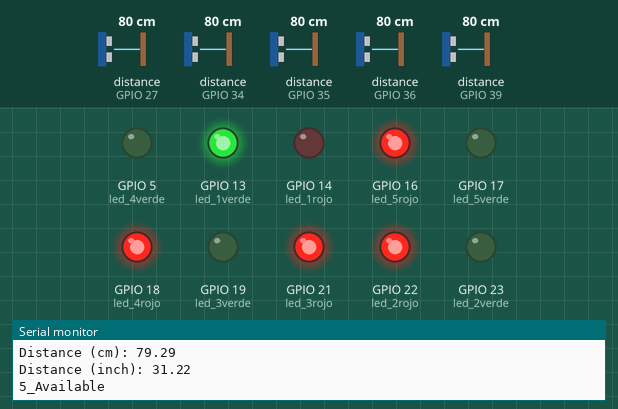
This sketch was run on a simulated ESP32. Parts: output pins drawn as LEDs (lit = HIGH), the last lines printed to the serial monitor. Wiring (inferred from the names in the program): 5 × ultrasonic range finder: trigger GPIO 12, echo GPIO 35 / trigger GPIO 25, echo GPIO 34 / trigger GPIO 26, echo GPIO 27 / trigger GPIO 32, echo GPIO 36 / trigger GPIO 33, echo GPIO 39. Inputs (shaded band) come from the test bench; at power-on: distance to the obstacle (sensors on GPIO 27, GPIO 39, GPIO 34, GPIO 35, GPIO 36) 80 cm. The echo pulse lasts 58.3 µs per cm; WiFi joins after 1.5 s; servers stay silent unless stated; pins used as bus, display or sensor lines are not drawn.

Above: at 2.7 s.
2.8 s: distance to the obstacle (sensor on GPIO 27) set to 12 cm
5.2 s: distance to the obstacle (sensor on GPIO 27) set to 9 cm
At 7.1 s:
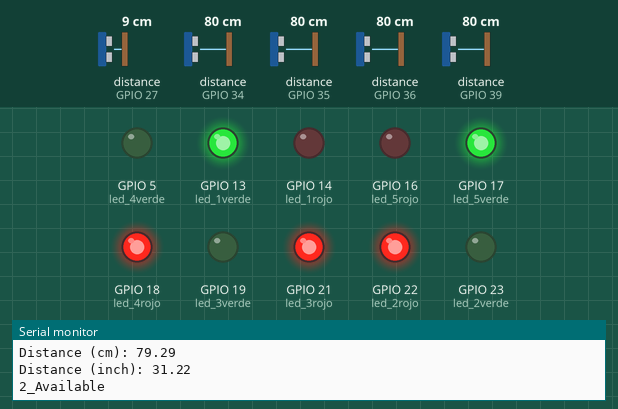
7.6 s: distance to the obstacle (sensor on GPIO 39) set to 12 cm
10.0 s: distance to the obstacle (sensor on GPIO 39) set to 9 cm
At 11.8 s:
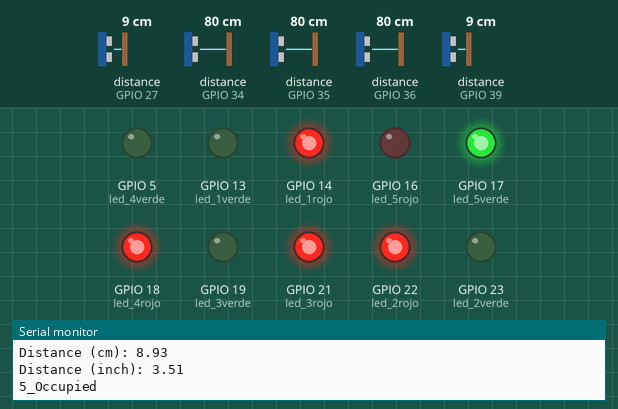
12.4 s: distance to the obstacle (sensor on GPIO 34) set to 12 cm
14.8 s: distance to the obstacle (sensor on GPIO 34) set to 9 cm
At 17.6 s:
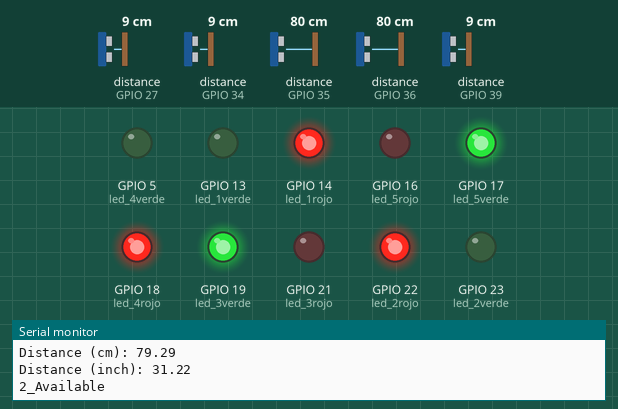
Timing chart, 0 to 18.6 s (numbered marks = the images above; inputs shaded):
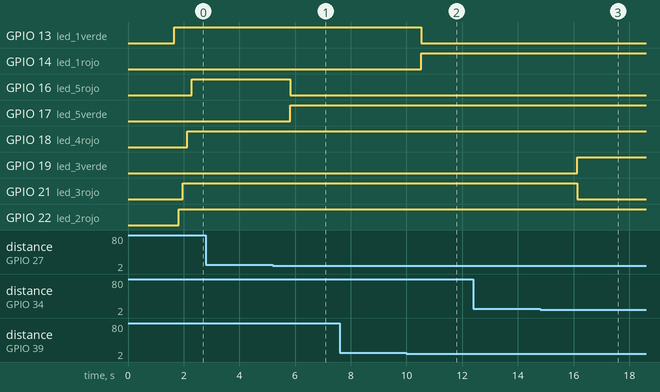

The sketch:

espacios_parqueo.ino
```cpp
#include "FirebaseESP32.h"

//#include <ESP8266WiFi.h>   //node mcu


//Firebase settings
 #define project "parkiate-ki-default-rtdb.firebaseio.com"
#define secret "zofO8ckeIRWjFSqMT92wgNcPCUgXfkyyICunMnKH"

#define ssid "Le Sserafim"
#define password "579!!Oo296"


FirebaseData data_park;

//Espacio1
const int trigPin1 = 33;
const int echoPin1 = 39;
const int led_1verde= 13;
const int led_1rojo = 14;


//Espacio2

const int trigPin2 = 32;
const int echoPin2 = 36;
const int led_2verde= 23;
const int led_2rojo = 22;


const int trigPin3 = 25;
const int echoPin3 = 34;
const int led_3verde= 19;
const int led_3rojo = 21;

const int trigPin4= 12;
const int echoPin4 = 35;
const int led_4verde= 5;
const int led_4rojo = 18;


const int trigPin5= 26;
const int echoPin5 = 27;
const int led_5verde= 17;
const int led_5rojo = 16;

/*

{

        "-N-z1WyD84Z1_hHh4nkQ": {

        },
        "-N02aeTREkypDcfEQ8Ch": {

        },
        "-N02alg3lI1WRKBLKyWt": {

        },
        "-N02bNZNPsszn9wekk32": {

        },
        "-N02bSTo1QKk2_q4nAl5": {

        }
    }
}


*/


//Peticion /Parking_Status/id_parqueo/id_slot/estado
//Ejemplo:/Parking_Status/-Mq73KmXyn-fx7tlnIQn/-N-t_vx07IoxzsBpIURf/estado


//Id del parqueo

const String id_parqueo="-Mq73KmXyn-fx7tlnIQn";


// Id de los slots

String id1= "-N-z1WyD84Z1_hHh4nkQ";

String id2="-N02aeTREkypDcfEQ8Ch";

String id3 = "-N02alg3lI1WRKBLKyWt";

String id4= "-N02bNZNPsszn9wekk32";

String id5= "-N3jbyztY7Oj5jN2n2VH";

// Rutas para cambiar el valor   : /Parking_Status/parqueo1/p1

String doc1= "/Parking_Status/"+id_parqueo+"/"+id1+"/estado";

String doc2= "/Parking_Status/"+id_parqueo+"/"+id2+"/estado";

String doc3= "/Parking_Status/"+id_parqueo+"/"+id3+"/estado";

String doc4= "/Parking_Status/"+id_parqueo+"/"+id4+"/estado";

String doc5= "/Parking_Status/"+id_parqueo+"/"+id5+"/estado";


//define sound velocity in cm/uS
#define SOUND_VELOCITY 0.034
#define CM_TO_INCH 0.393701

long duration1;
float distanceCm1;
float distanceInch1;


long duration2;
float distanceCm2;
float distanceInch2;

long duration3;
float distanceCm3;
float distanceInch3;

long duration4;
float distanceCm4;
float distanceInch4;


long duration5;
float distanceCm5;
float distanceInch5;


void setup() {
  Serial.begin(115200); // Starts the serial communication
  pinMode(trigPin1, OUTPUT); // Sets the trigPin as an Output
  pinMode(echoPin1, INPUT); // Sets the echoPin as an Input

    pinMode(led_1verde, OUTPUT); // Sets the echoPin as an Input
  pinMode(led_1rojo, OUTPUT); // Sets the echoPin as an Input


    pinMode(trigPin2, OUTPUT); // Sets the trigPin as an Output
  pinMode(echoPin2, INPUT); // Sets the echoPin as an Input

    pinMode(led_2verde, OUTPUT); // Sets the echoPin as an Input
  pinMode(led_2rojo, OUTPUT); // Sets the echoPin as an Input

      pinMode(led_3verde, OUTPUT); // Sets the echoPin as an Input
  pinMode(led_3rojo, OUTPUT);

    pinMode(led_4verde, OUTPUT); // Sets the echoPin as an Input
  pinMode(led_4rojo, OUTPUT);

      pinMode(led_5verde, OUTPUT); // Sets the echoPin as an Input
  pinMode(led_5rojo, OUTPUT);


    pinMode(trigPin3, OUTPUT); // Sets the trigPin as an Output
  pinMode(echoPin3, INPUT);

      pinMode(trigPin4, OUTPUT); // Sets the trigPin as an Output
  pinMode(echoPin4, INPUT);

      pinMode(trigPin5, OUTPUT); // Sets the trigPin as an Output
  pinMode(echoPin5, INPUT);


   WiFi.begin(ssid,password);
  while(WiFi.status() != WL_CONNECTED)
  {
    delay(100);
    Serial.print(".");
  }

  Firebase.begin(project,secret);

}

void loop() {
  // Clears the trigPin
  digitalWrite(trigPin1, LOW);
  delayMicroseconds(2);
  // Sets the trigPin on HIGH state for 10 micro seconds
  digitalWrite(trigPin1, HIGH);
  delayMicroseconds(10);
  digitalWrite(trigPin1, LOW);

  // Reads the echoPin, returns the sound wave travel time in microseconds
  duration1 = pulseIn(echoPin1, HIGH);

  // Calculate the distance
  distanceCm1 = duration1 * SOUND_VELOCITY/2;

  // Convert to inches
  distanceInch1 = distanceCm1 * CM_TO_INCH;

  // Prints the distance on the Serial Monitor
  Serial.print("Distance (cm): ");
  Serial.println(distanceCm1);
  Serial.print("Distance (inch): ");
  Serial.println(distanceInch1);

      //Firebase.setFloat("distance", distancecm);

          //Firebase.setFloat(data_park,"/Parking_Status/espacio1", distanceCm );  // send string to firebase


    if (distanceCm1 < 10) {                      //if distance is less than 6cm then on led
        Serial.println("1:Occupied ");
                  Firebase.setBool(data_park,doc1, false );  // send bool to firebase
                                    digitalWrite(led_1verde,LOW);

                                                      digitalWrite(led_1rojo,HIGH);


  }

  if (distanceCm1 > 10) {                        //if distance is greater than 6cm then off led
        Serial.println("1:Available ");

                  Firebase.setBool(data_park,doc1, true );  // send bool to firebase

                    digitalWrite(led_1verde,HIGH);

                                                      digitalWrite(led_1rojo,LOW);

  }


    digitalWrite(trigPin2, LOW);
  delayMicroseconds(2);
  // Sets the trigPin on HIGH state for 10 micro seconds
  digitalWrite(trigPin2, HIGH);
  delayMicroseconds(10);
  digitalWrite(trigPin2, LOW);

  // Reads the echoPin, returns the sound wave travel time in microseconds
  duration2 = pulseIn(echoPin2, HIGH);

  // Calculate the distance
  distanceCm2 = duration2 * SOUND_VELOCITY/2;

  // Convert to inches
  distanceInch2 = distanceCm2 * CM_TO_INCH;

  // Prints the distance on the Serial Monitor
  Serial.print("Distance (cm): ");
  Serial.println(distanceCm2);
  Serial.print("Distance (inch): ");
  Serial.println(distanceInch2);

      //Firebase.setFloat("distance", distancecm);

          //Firebase.setFloat(data_park,doc2, distanceCm );  // send bool to firebase


    if (distanceCm2 < 10) {                      //if distance is less than 6cm then on led
        Serial.println("2_Occupied ");
                  Firebase.setBool(data_park,doc2, false );  // send bool to firebase


                      digitalWrite(led_2verde,HIGH);

                                                      digitalWrite(led_2rojo,LOW);


  }

  if (distanceCm2 > 10) {                        //if distance is greater than 6cm then off led
        Serial.println("2_Available ");

                  Firebase.setBool(data_park,doc2, true );  // send bool to firebase
                  digitalWrite(led_2verde,LOW);

                                                      digitalWrite(led_2rojo,HIGH);

  }


 // delay(1000);


    digitalWrite(trigPin3, LOW);
  delayMicroseconds(2);
  // Sets the trigPin on HIGH state for 10 micro seconds
  digitalWrite(trigPin3, HIGH);
  delayMicroseconds(10);
  digitalWrite(trigPin3, LOW);

  // Reads the echoPin, returns the sound wave travel time in microseconds
  duration3 = pulseIn(echoPin3, HIGH);

  // Calculate the distance
  distanceCm3 = duration3 * SOUND_VELOCITY/2;

  // Convert to inches
  distanceInch3 = distanceCm3 * CM_TO_INCH;

  // Prints the distance on the Serial Monitor
  Serial.print("Distance (cm): ");
  Serial.println(distanceCm3);
  Serial.print("Distance (inch): ");
  Serial.println(distanceInch3);

      //Firebase.setFloat("distance", distancecm);

          //Firebase.setFloat(data_park,doc2, distanceCm );  // send bool to firebase


    if (distanceCm3 < 10) {                      //if distance is less than 6cm then on led
        Serial.println("3_Occupied ");
                  Firebase.setBool(data_park,doc3, false );  // send bool to firebase

                      digitalWrite(led_3verde,HIGH);

                                                      digitalWrite(led_3rojo,LOW);

  }

  if (distanceCm3 > 10) {                        //if distance is greater than 6cm then off led
        Serial.println("3_Available ");

                  Firebase.setBool(data_park,doc3, true );  // send bool to firebase
                           digitalWrite(led_3verde,LOW);

                                                      digitalWrite(led_3rojo,HIGH);

  }


  digitalWrite(trigPin4, LOW);
  delayMicroseconds(2);
  // Sets the trigPin on HIGH state for 10 micro seconds
  digitalWrite(trigPin4, HIGH);
  delayMicroseconds(10);
  digitalWrite(trigPin4, LOW);

  // Reads the echoPin, returns the sound wave travel time in microseconds
  duration4 = pulseIn(echoPin4, HIGH);

  // Calculate the distance
  distanceCm4 = duration4 * SOUND_VELOCITY/2;

  // Convert to inches
  distanceInch4 = distanceCm4 * CM_TO_INCH;

  // Prints the distance on the Serial Monitor
  Serial.print("Distance (cm): ");
  Serial.println(distanceCm4);
  Serial.print("Distance (inch): ");
  Serial.println(distanceInch4);

      //Firebase.setFloat("distance", distancecm);

          //Firebase.setFloat(data_park,doc2, distanceCm );  // send bool to firebase


    if (distanceCm4 < 10) {                      //if distance is less than 6cm then on led
        Serial.println("4_Occupied ");
                  Firebase.setBool(data_park,doc4, false );  // send bool to firebase

                    digitalWrite(led_4verde,HIGH);

                                                      digitalWrite(led_4rojo,LOW);

  }

  if (distanceCm4 > 10) {                        //if distance is greater than 6cm then off led
        Serial.println("4_Available ");

                  Firebase.setBool(data_park,doc4, true );  // send bool to firebase


                    digitalWrite(led_4rojo,HIGH);

                                                      digitalWrite(led_4verde,LOW);

  }


  digitalWrite(trigPin5, LOW);
  delayMicroseconds(2);
  // Sets the trigPin on HIGH state for 10 micro seconds
  digitalWrite(trigPin5, HIGH);
  delayMicroseconds(10);
  digitalWrite(trigPin5, LOW);

  // Reads the echoPin, returns the sound wave travel time in microseconds
  duration5 = pulseIn(echoPin5, HIGH);

  // Calculate the distance
  distanceCm5 = duration5 * SOUND_VELOCITY/2;

  // Convert to inches
  distanceInch5 = distanceCm5 * CM_TO_INCH;

  // Prints the distance on the Serial Monitor
  Serial.print("Distance (cm): ");
  Serial.println(distanceCm5);
  Serial.print("Distance (inch): ");
  Serial.println(distanceInch5);

      //Firebase.setFloat("distance", distancecm);

          //Firebase.setFloat(data_park,doc2, distanceCm );  // send bool to firebase


    if (distanceCm5 < 10) {                      //if distance is less than 6cm then on led
        Serial.println("5_Occupied ");
                  Firebase.setBool(data_park,doc5, false );  // send bool to firebase
                  digitalWrite(led_5verde,HIGH);

                                                      digitalWrite(led_5rojo,LOW);

  }

  if (distanceCm5 > 10) {                        //if distance is greater than 6cm then off led
        Serial.println("5_Available ");

                  Firebase.setBool(data_park,doc5, true );  // send bool to firebase

                   digitalWrite(led_5verde,LOW);

                                                      digitalWrite(led_5rojo,HIGH);

  }


  delay(1000);


}


/*
//#include <LiquidCrystal.h>


#include "FirebaseESP8266.h"
#include <ESP8266WiFi.h>

#include <Servo.h>
#include <LiquidCrystal_I2C.h>
#include <Wire.h>


#define FIREBASE_HOST "parkiate-ki-default-rtdb.firebaseio.com"                 // the project name address from firebase id
#define FIREBASE_AUTH "zofO8ckeIRWjFSqMT92wgNcPCUgXfkyyICunMnKH"            // the secret key generated from firebase

#define WIFI_SSID "hEzt@ es m1 rhed (es jaker))"                                             // input your home or public wifi name
#define WIFI_PASSWORD "579!!Oo296"                                    //password for Wifi
String Available = "";                                                  //availability string
String fireAvailable = "";


LiquidCrystal_I2C lcd(0x27, 16, 2);         //i2c display address 27 and 16x2 lcd display
Servo myservo;                          //servo as gate
Servo myservos;                               //servo as gate
int Empty;                            //available space integer
int allSpace = 90;
int countYes = 0;
int carEnter = D0;                      // entry sensor
int carExited = D4;                   //exi sensor
int TRIG = D7;                  //ultrasonic trig  pin
int ECHO = D8;                // ultrasonic echo pin
int led = D3;                 // spot occupancy signal
int pos;
int pos1;

long duration, distance;

FirebaseData ldr_data;


void setup() {
  delay(1000);
  Serial.begin (115200);     // serial debugging
  Wire.begin(D2, D1);       // i2c start
  myservo.attach(D6);      // servo pin to D6
  myservos.attach(D5);       // servo pin to D5
  pinMode(TRIG, OUTPUT);      // trig pin as output
  pinMode(ECHO, INPUT);         // echo pin as input
  pinMode(led, OUTPUT);         // spot indication
  pinMode(carExited, INPUT);    // ir as input
  pinMode(carEnter, INPUT);     // ir as input

  WiFi.begin(WIFI_SSID, WIFI_PASSWORD);                                     //try to connect with wifi
  Serial.print("Connecting to ");
  Serial.print(WIFI_SSID);                          // display ssid
  while (WiFi.status() != WL_CONNECTED) {
    Serial.print(".");                          // if not connected print this
    delay(500);
  }
  Serial.println();
  Serial.print("Connected to ");
  Serial.println(WIFI_SSID);
  Serial.print("IP Address is : ");
  Serial.println(WiFi.localIP());                                            //print local IP address
  Firebase.begin(FIREBASE_HOST, FIREBASE_AUTH);        // begin firebase authentication

  lcd.begin(16,2);                           //begin lcd
  lcd.home();
  lcd.setCursor(0, 0);                      // 0th row and 0thh column
  lcd.print("Smart Parking");
}

void loop() {

  digitalWrite(TRIG, LOW);         // make trig pin low
  delayMicroseconds(2);
  digitalWrite(TRIG, HIGH);        // make trig pin high
  delayMicroseconds(10);
  digitalWrite(TRIG, LOW);
  duration = pulseIn(ECHO, HIGH);
  distance = (duration / 2) / 29.1;      // take distance in cm

    Serial.print("Centi meter: ");
    Serial.println(distance);

  int carEntry = digitalRead(carEnter);      // read ir input
  if (carEntry == HIGH) {                     // if high then count and send data
    countYes++;                             //increment count
    Serial.print("Car Entered = " ); Serial.println(countYes );
    lcd.setCursor(0, 1);
    lcd.print("Car Entered");
    for (pos = 140; pos >= 45; pos -= 1) {        // change servo position
      myservos.write(pos);
      delay(5);
    }
    delay(2000);

    for (pos = 45; pos <= 140; pos += 1) {       // change servo position
      // in steps of 1 degree
      myservos.write(pos);
      delay(5);
    }

    Firebase.pushString(ldr_data,"/Parking Status/",fireAvailable );    // send string to firebase
    lcd.clear();
  }
  int carExit = digitalRead(carExited);              //read exit ir sensor
  if (carExit == HIGH) {                            //if high then count and send
    countYes--;                                    //decrement count
    Serial.print("Car Exited = " ); Serial.println(countYes);
    lcd.setCursor(0, 1);
    lcd.print("Car Exited");
    for (pos1 = 140; pos1 >= 45; pos1 -= 1) {         // change servo position
      myservo.write(pos1);
      delay(5);
    }
    delay(2000);

    for (pos1 = 45; pos1 <= 140; pos1 += 1) {            // change servo position
      // in steps of 1 degree
      myservo.write(pos1);
      delay(5);
    }
    Firebase.pushString(ldr_data,"/Parking Status/", fireAvailable );  // send string to firebase
    lcd.clear();
  }
  if (distance < 6) {                      //if distance is less than 6cm then on led
        Serial.println("Occupied ");
    digitalWrite(led, HIGH);
  }

  if (distance > 6) {                        //if distance is greater than 6cm then off led
        Serial.println("Available ");
    digitalWrite(led, LOW);
  }

  Empty = allSpace - countYes;         //calculate available data

  Available = String("Available= ") + String(Empty) + String("/") + String(allSpace);       // convert the int to string
  fireAvailable = String("Available=") + String(Empty) + String("/") + String(allSpace);

  lcd.setCursor(0, 0);
  lcd.print(Available);                 //print available data to lcd

}


*/


/*

FirebaseData ldr_data;

#define project "parkiate-ki-default-rtdb.firebaseio.com"
#define secret "zofO8ckeIRWjFSqMT92wgNcPCUgXfkyyICunMnKH"

#define ssid "hEzt@ es m1 rhed (es jaker))"
#define password "579!!Oo296"

void setup()
{
  Serial.begin(115200);

  WiFi.begin(ssid,password);
  while(WiFi.status() != WL_CONNECTED)
  {
    delay(100);
    Serial.print(".");
  }

  Firebase.begin(project,secret);
}

void loop(){
  Serial.println("Firebase Connected");

  int value = analogRead(A0);
  Serial.println(value);
  Firebase.setString(ldr_data,"/LDR/LDR",value);

   // Firebase.pushString(ldr_data,"/LDR/LDR",value);

}


*/


/*
#define username "internet_of_things"
#define password "1234567890"

ESP8266WebServer server;

String ledwebpage="<html><head><title> My first Webpage </title></head><body style=\"background-color:green\"><center><h1> IoT Led control </h1></center><form><center><button style=\"font-size:60\" type=\"submit\" value=\"0\" name=\"state\"> Led On </button><button style=\"font-size:60\" type=\"submit\" value=\"1\" name=\"state\"> Led Off </button></center></form></body></html>";

void setup()
{
  Serial.begin(115200);
  pinMode(16,OUTPUT);
  WiFi.softAP(username,password);
  Serial.println(WiFi.softAPIP());
  server.begin();
  server.on("/led",Led);
}

void loop()
{
  server.handleClient();
}

void Led()
{
  server.send(200,"text/html",ledwebpage);

  if((server.arg("state")=="0"))
  {
    digitalWrite(16,LOW);
  }
  else
  {
    digitalWrite(16,HIGH);
  }
}
*/


/*

void setup()
{
  pinMode(16,OUTPUT);            // Make pin 16 as an output pin
  Serial.begin(115200);          // Start the serial Communication
}

void loop()
{
  digitalWrite(16,LOW);         //Make pin 16 low to turn on the Led
  Serial.println("Led on");     // Print "led on" on the serial Monitor
}*/
```

Measured:
- the behaviour switches between 11 and 10 cm on distance to the obstacle (sensor on GPIO 27) (found by bisection; images 0 and 1)
- the behaviour switches between 11 and 10 cm on distance to the obstacle (sensor on GPIO 39) (found by bisection; images 1 and 2)
- the behaviour switches between 11 and 10 cm on distance to the obstacle (sensor on GPIO 34) (found by bisection; images 2 and 3)
- after the input at 5.2 s, GPIO 16 (led_5rojo): HIGH → LOW after 0.63 s; GPIO 17 (led_5verde): LOW → HIGH after 0.63 s
- after the input at 10.0 s, GPIO 13 (led_1verde): HIGH → LOW after 0.52 s; GPIO 14 (led_1rojo): LOW → HIGH after 0.52 s
- after the input at 14.8 s, GPIO 19 (led_3verde): LOW → HIGH after 1.3 s; GPIO 21 (led_3rojo): HIGH → LOW after 1.3 s
